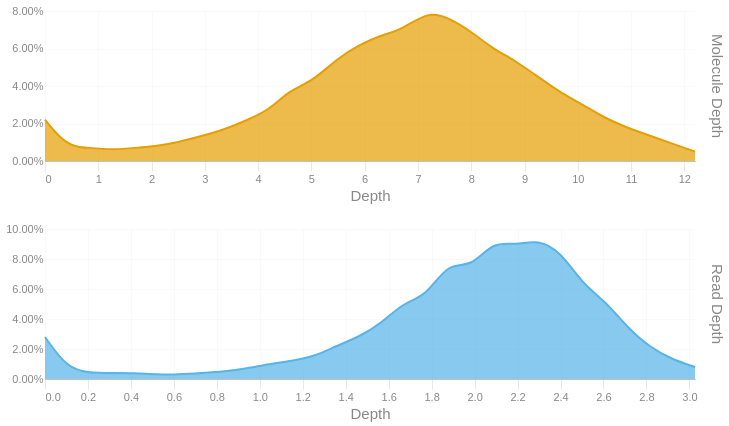

Here is the notebook cell this chart was saved with:
### Code cell
readdep = depth_hist(tb['Read Depth'], q99, 3)
readdep = readdep.with_columns(pl.lit('Read Depth').alias('Metric'))
if not SKIPLR:
    moldep = depth_hist(tb['Molecule Depth'], mol_q99, 1)
    moldep = moldep.with_columns(pl.lit('Molecule Depth').alias('Metric'))
    _hist = pl.concat([readdep, moldep])
    _hist = _hist.filter(pl.col('Proportion') != 0)
    with SafeRender(_hist):
        (
            alt.Chart(_hist)        
            .mark_area(interpolate = "basis")
            .encode(
                x=alt.X('Bin:Q').scale(domainMin=0).axis(alt.Axis(title='Depth')),
                y = alt.Y('Proportion:Q', title = None).axis(format = '.2%'),
                color = alt.Color('Metric:N').legend(None),
                row = alt.Row("Metric:N").header(title = None, labelOrient = 'right'),
                tooltip = [
                    alt.Tooltip("Metric:N", title = "Metric"),
                    alt.Tooltip('Interval:N', title = "Depth Interval"),
                    alt.Tooltip('Proportion:Q', title = "% Alignments").format('.2%')
                ]
            )
            .resolve_scale(x='independent', y='independent')
            .properties(
                height = 150, width = 650,
                usermeta={'embedOptions': {'downloadFileName': f'{samplename}.depth.hist'}}
            )
        ).display()
else:
    readdep = readdep.filter(pl.col('Proportion') != 0)
    with SafeRender(readdep):
        (
            alt.Chart(readdep)        
            .mark_area(interpolate = "basis")
            .encode(
                x=alt.X('Bin:Q').scale(domainMin=0).axis(alt.Axis(title='Depth')),
                y = alt.Y('Proportion:Q', title = None).axis(format = '.2%'),
                tooltip = [
                    alt.Tooltip('Interval:N', title = "Depth Interval"),
                    alt.Tooltip('Proportion:Q', title = "% Alignments").format('.2%')
                ]
            )
            .properties(
                usermeta={'embedOptions': {'downloadFileName': f'{samplename}.depth.hist'}}
            )
        ).display()

### Figure 1 — Vega-Lite specification as saved in the notebook (floating-point values rounded to 4 significant figures)
{"width": 650, "height": 150, "config": {"title": {"anchor": "start", "dy": -15, "fontSize": 18, "color": "#888888", "subtitleColor": "#888888", "subtitleFontSize": 14}, "arc": {"fill": "#0072B2"}, "axis": {"domainColor": "#888888", "domainWidth": 0.5, "gridWidth": 0.2, "grid": false, "titleFontWeight": 400, "titleFontSize": 15, "labelFontSize": 11, "labelColor": "#888888", "tickColor": "#888888", "tickWidth": 0.2, "titleColor": "#888888"}, "axisBand": {"grid": false}, "axisX": {"grid": true, "tickSize": 10, "domainCap": "round"}, "axisY": {"domain": false, "grid": true, "tickSize": 0, "domainCap": "round"}, "background": "transparent", "header": {"labelFontSize": 15, "labelColor": "#888888", "titleFontSize": 15, "titleFontWeight": 600, "titleColor": "#888888"}, "legend": {"labelFont": "sans-serif", "labelFontSize": 12, "labelColor": "#888888", "symbolSize": 100, "symbolType": "circle", "titleFontSize": 12, "titlePadding": 10, "titleColor": "#888888", "title": null}, "range": {"category": ["#E69F00", "#56B4E9", "#009E73", "#F0E442", "#0072B2", "#D55E00", "#CC79A7", "#000000"], "diverging": ["#cfe8f3", "#a2d4ec", "#73bfe2", "#46abdb", "#1696d2", "#12719e"]}, "area": {"fill": "#0072B2", "fillOpacity": 0.7, "line": true, "strokeOpacity": 0.7}, "line": {"color": "#0072B2", "stroke": "#0072B2", "strokeWidth": 2}, "trail": {"color": "#0072B2", "stroke": "#0072B2", "strokeWidth": 0, "size": 1}, "point": {"filled": true, "fillOpacity": 1.0, "size": 95}, "text": {"color": "#888888", "fontSize": 11, "align": "right", "fontWeight": 400, "size": 11}, "bar": {"fill": "#0072B2", "stroke": null}, "view": {"stroke": null, "continuousWidth": 660, "continuousHeight": 400}}, "data": {"name": "data-0013585adc2e520b4dfa3a4b9d477814"}, "mark": {"type": "area", "interpolate": "basis"}, "encoding": {"color": {"field": "Metric", "legend": null, "type": "nominal"}, "row": {"field": "Metric", "header": {"title": null, "labelOrient": "right"}, "type": "nominal"}, "tooltip": [{"field": "Metric", "title": "Metric", "type": "nominal"}, {"field": "Interval", "title": "Depth Interval", "type": "nominal"}, {"field": "Proportion", "format": ".2%", "title": "% Alignments", "type": "quantitative"}], "x": {"axis": {"title": "Depth"}, "field": "Bin", "scale": {"domainMin": 0}, "type": "quantitative"}, "y": {"axis": {"format": ".2%"}, "field": "Proportion", "title": null, "type": "quantitative"}}, "resolve": {"scale": {"x": "independent", "y": "independent"}}, "usermeta": {"embedOptions": {"downloadFileName": "S3_Musquodoboit_600.depth.hist"}}, "$schema": "https://vega.github.io/schema/vega-lite/v6.1.0.json", "datasets": {"data-0013585adc2e520b4dfa3a4b9d477814": [{"Bin": 0.0, "Interval": "0.0-0.104", "Proportion": 0.028, "Metric": "Read Depth"}, {"Bin": 0.104, "Interval": "0.104-0.209", "Proportion": 0.007, "Metric": "Read Depth"}, {"Bin": 0.209, "Interval": "0.209-0.313", "Proportion": 0.004, "Metric": "Read Depth"}, {"Bin": 0.313, "Interval": "0.313-0.417", "Proportion": 0.004, "Metric": "Read Depth"}, {"Bin": 0.417, "Interval": "0.417-0.522", "Proportion": 0.004, "Metric": "Read Depth"}, {"Bin": 0.522, "Interval": "0.522-0.626", "Proportion": 0.003, "Metric": "Read Depth"}, {"Bin": 0.626, "Interval": "0.626-0.73", "Proportion": 0.003, "Metric": "Read Depth"}, {"Bin": 0.73, "Interval": "0.73-0.835", "Proportion": 0.004, "Metric": "Read Depth"}, {"Bin": 0.835, "Interval": "0.835-0.939", "Proportion": 0.005, "Metric": "Read Depth"}, {"Bin": 0.939, "Interval": "0.939-1.043", "Proportion": 0.007, "Metric": "Read Depth"}, {"Bin": 1.043, "Interval": "1.043-1.148", "Proportion": 0.01, "Metric": "Read Depth"}, {"Bin": 1.148, "Interval": "1.148-1.252", "Proportion": 0.012, "Metric": "Read Depth"}, {"Bin": 1.252, "Interval": "1.252-1.356", "Proportion": 0.015, "Metric": "Read Depth"}, {"Bin": 1.356, "Interval": "1.356-1.461", "Proportion": 0.022, "Metric": "Read Depth"}, {"Bin": 1.461, "Interval": "1.461-1.565", "Proportion": 0.028, "Metric": "Read Depth"}, {"Bin": 1.565, "Interval": "1.565-1.669", "Proportion": 0.037, "Metric": "Read Depth"}, {"Bin": 1.669, "Interval": "1.669-1.774", "Proportion": 0.051, "Metric": "Read Depth"}, {"Bin": 1.774, "Interval": "1.774-1.878", "Proportion": 0.055, "Metric": "Read Depth"}, {"Bin": 1.878, "Interval": "1.878-1.982", "Proportion": 0.078, "Metric": "Read Depth"}, {"Bin": 1.982, "Interval": "1.982-2.087", "Proportion": 0.074, "Metric": "Read Depth"}, {"Bin": 2.087, "Interval": "2.087-2.191", "Proportion": 0.092, "Metric": "Read Depth"}, {"Bin": 2.191, "Interval": "2.191-2.295", "Proportion": 0.089, "Metric": "Read Depth"}, {"Bin": 2.295, "Interval": "2.295-2.4", "Proportion": 0.093, "Metric": "Read Depth"}, {"Bin": 2.4, "Interval": "2.4-2.504", "Proportion": 0.085, "Metric": "Read Depth"}, {"Bin": 2.504, "Interval": "2.504-2.608", "Proportion": 0.063, "Metric": "Read Depth"}, {"Bin": 2.608, "Interval": "2.608-2.713", "Proportion": 0.052, "Metric": "Read Depth"}, {"Bin": 2.713, "Interval": "2.713-2.817", "Proportion": 0.034, "Metric": "Read Depth"}, {"Bin": 2.817, "Interval": "2.817-2.921", "Proportion": 0.021, "Metric": "Read Depth"}, {"Bin": 2.921, "Interval": "2.921-3.026", "Proportion": 0.013, "Metric": "Read Depth"}, {"Bin": 3.026, "Interval": "3.026-3.13", "Proportion": 0.008, "Metric": "Read Depth"}, {"Bin": 0.0, "Interval": "0.0-0.4", "Proportion": 0.022, "Metric": "Molecule Depth"}, {"Bin": 0.4, "Interval": "0.4-0.8", "Proportion": 0.008, "Metric": "Molecule Depth"}, {"Bin": 0.8, "Interval": "0.8-1.3", "Proportion": 0.007, "Metric": "Molecule Depth"}, {"Bin": 1.3, "Interval": "1.3-1.7", "Proportion": 0.006, "Metric": "Molecule Depth"}, {"Bin": 1.7, "Interval": "1.7-2.1", "Proportion": 0.007, "Metric": "Molecule Depth"}, {"Bin": 2.1, "Interval": "2.1-2.5", "Proportion": 0.008, "Metric": "Molecule Depth"}, {"Bin": 2.5, "Interval": "2.5-2.9", "Proportion": 0.01, "Metric": "Molecule Depth"}, {"Bin": 2.9, "Interval": "2.9-3.4", "Proportion": 0.013, "Metric": "Molecule Depth"}, {"Bin": 3.4, "Interval": "3.4-3.8", "Proportion": 0.017, "Metric": "Molecule Depth"}, {"Bin": 3.8, "Interval": "3.8-4.2", "Proportion": 0.022, "Metric": "Molecule Depth"}, {"Bin": 4.2, "Interval": "4.2-4.6", "Proportion": 0.027, "Metric": "Molecule Depth"}, {"Bin": 4.6, "Interval": "4.6-5.0", "Proportion": 0.038, "Metric": "Molecule Depth"}, {"Bin": 5.0, "Interval": "5.0-5.5", "Proportion": 0.042, "Metric": "Molecule Depth"}, {"Bin": 5.5, "Interval": "5.5-5.9", "Proportion": 0.055, "Metric": "Molecule Depth"}, {"Bin": 5.9, "Interval": "5.9-6.3", "Proportion": 0.062, "Metric": "Molecule Depth"}, {"Bin": 6.3, "Interval": "6.3-6.7", "Proportion": 0.067, "Metric": "Molecule Depth"}, {"Bin": 6.7, "Interval": "6.7-7.2", "Proportion": 0.07, "Metric": "Molecule Depth"}, {"Bin": 7.2, "Interval": "7.2-7.6", "Proportion": 0.08, "Metric": "Molecule Depth"}, {"Bin": 7.6, "Interval": "7.6-8.0", "Proportion": 0.076, "Metric": "Molecule Depth"}, {"Bin": 8.0, "Interval": "8.0-8.4", "Proportion": 0.069, "Metric": "Molecule Depth"}, {"Bin": 8.4, "Interval": "8.4-8.8", "Proportion": 0.06, "Metric": "Molecule Depth"}, {"Bin": 8.8, "Interval": "8.8-9.3", "Proportion": 0.054, "Metric": "Molecule Depth"}, {"Bin": 9.3, "Interval": "9.3-9.7", "Proportion": 0.044, "Metric": "Molecule Depth"}, {"Bin": 9.7, "Interval": "9.7-10.1", "Proportion": 0.036, "Metric": "Molecule Depth"}, {"Bin": 10.1, "Interval": "10.1-10.5", "Proportion": 0.03, "Metric": "Molecule Depth"}, {"Bin": 10.5, "Interval": "10.5-10.9", "Proportion": 0.023, "Metric": "Molecule Depth"}, {"Bin": 10.9, "Interval": "10.9-11.4", "Proportion": 0.018, "Metric": "Molecule Depth"}, {"Bin": 11.4, "Interval": "11.4-11.8", "Proportion": 0.013, "Metric": "Molecule Depth"}, {"Bin": 11.8, "Interval": "11.8-12.2", "Proportion": 0.009, "Metric": "Molecule Depth"}, {"Bin": 12.2, "Interval": "12.2-12.62", "Proportion": 0.005, "Metric": "Molecule Depth"}]}}
